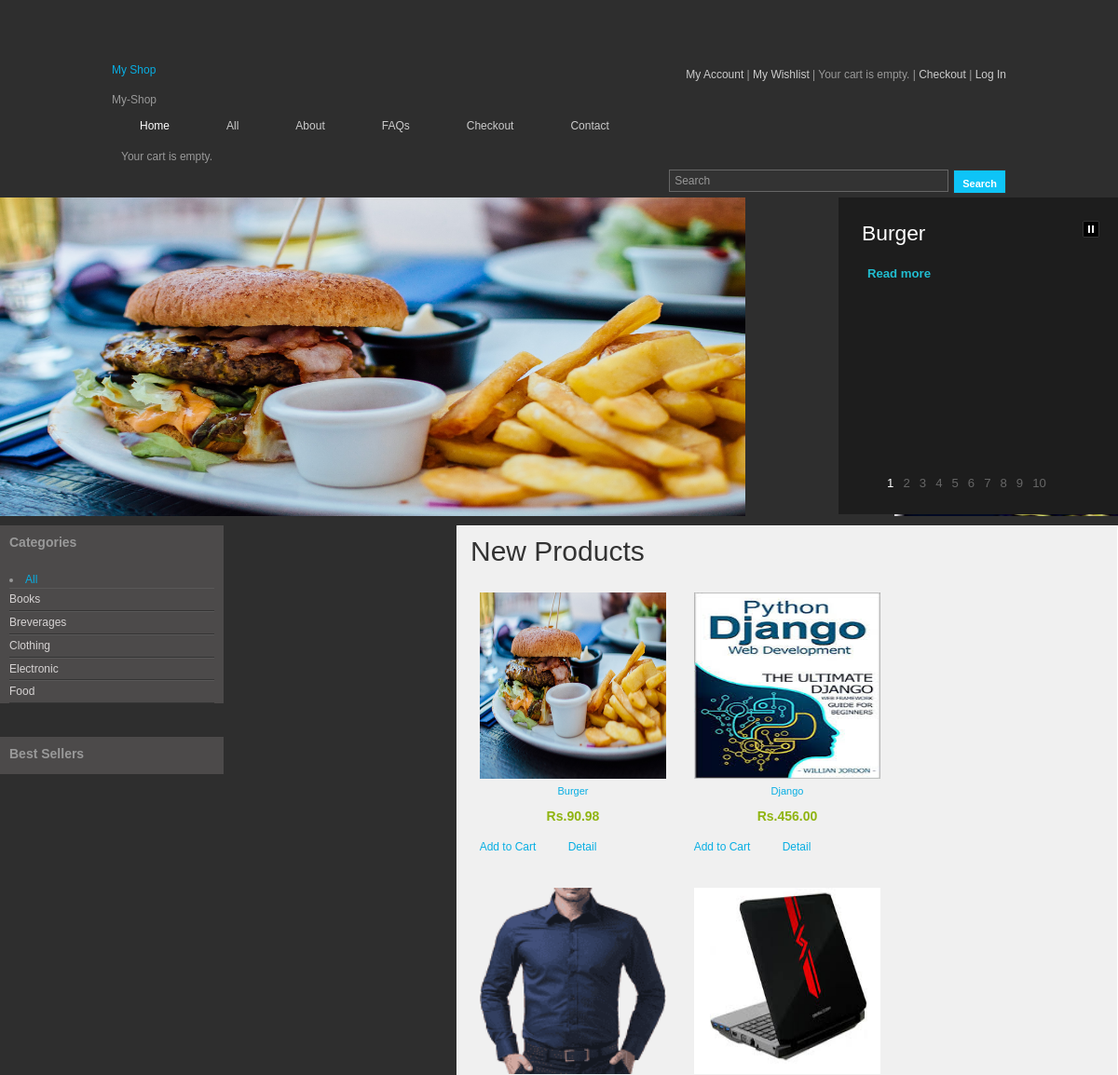
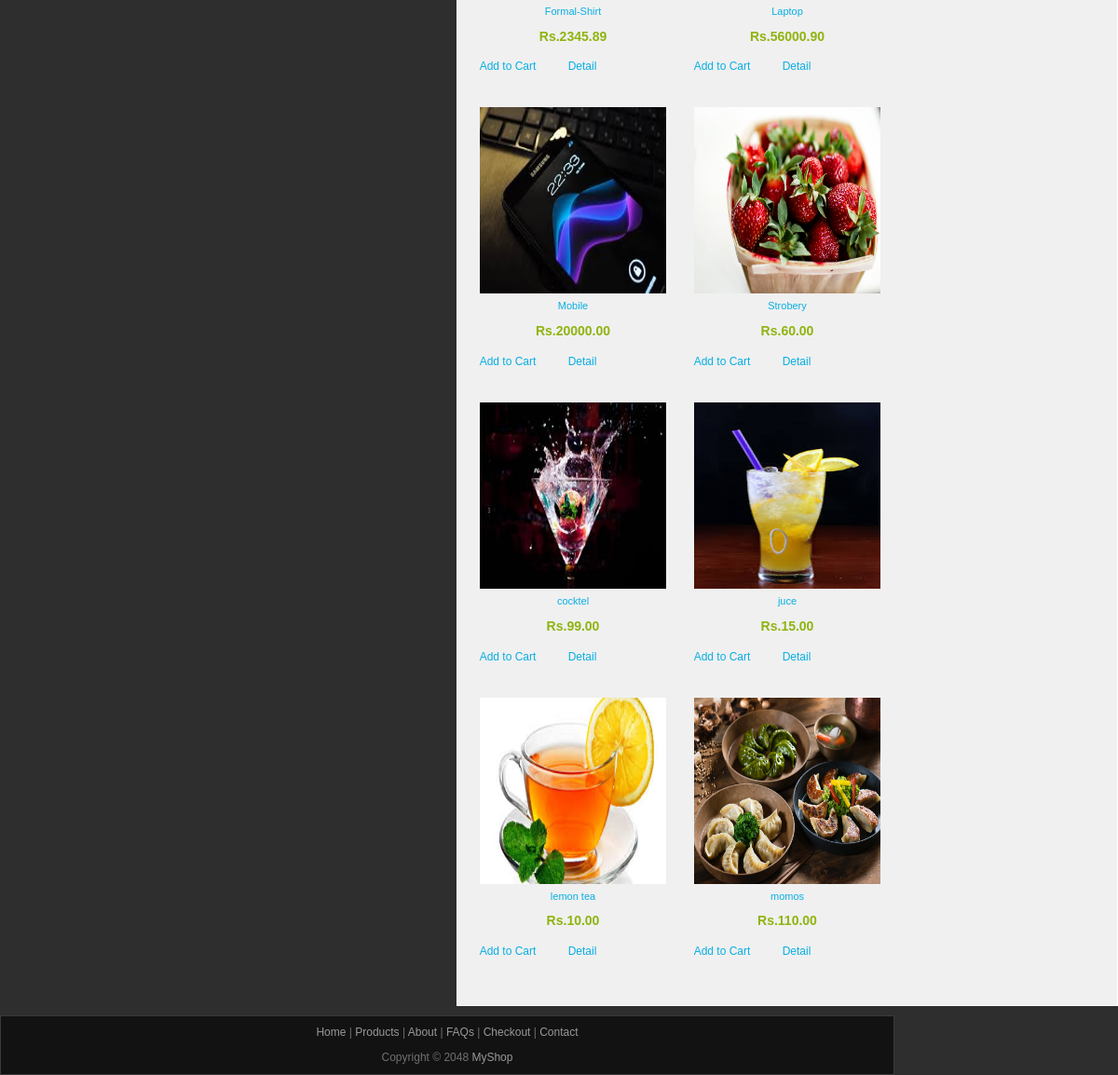
The page / on the database its author committed (2 pictures, top to bottom).
### shop/models.py (models this page shows, shortened)
class Product(models.Model):
    category=models.ForeignKey(Category,related_name='products',on_delete=models.CASCADE)
    name=models.CharField(max_length=200,db_index=True)
    slug=models.SlugField(max_length=200,db_index=True)
    image=models.ImageField(upload_to='products/%y/%m/%d',blank=True)
    description=models.TextField(blank=True)
    price=models.DecimalField(max_digits=10,decimal_places=2)
    available=models.BooleanField(default=True)
    created=models.DateTimeField(auto_now_add=True)
    updated=models.DateTimeField(auto_now=True)
    class Meta:
        ordering=('name',)
        index_together=(('id','slug'),)
    def get_absolute_url(self):
        return reverse('shop:product_detail',args=[self.id,self.slug])

class Category(models.Model):
    name=models.CharField(max_length=200,db_index=True)
    slug=models.SlugField(max_length=200,unique=True)
    class Meta:
        ordering=('name',)
        verbose_name='category'
        verbose_name_plural='categories'
    def get_absolute_url(self):
        return reverse('shop:product_list_by_category',args=[self.slug])

### shop/views.py (the view)
# urls.py: path('',views.product_list,name='product_list'),
def product_list(request,category_slug=None):
    category = None
    categories = Category.objects.all()
    products = Product.objects.filter(available=True)
    if category_slug:
        category = get_object_or_404(Category, slug = category_slug )
        products = products.filter(category = category)
    return render(request,'shop/product/list.html',{'category' : category , 'categories': categories, 'products':products})

### cart/cart.py (called while the page is built)
    def __len__(self):
        return sum(item['quantity'] for item in self.cart.values())

### cart/context_processors.py (called while the page is built)
def cart(request):
    return {'cart': Cart(request)}

### shop/templates/shop/product/list.html (shortened to what this page needs)
{% extends "shop/base.html" %}
{% load static %}
{% block content %}
    <div id="templatemo_middle" class="carousel">
	<div class="panel">
				<div class="details_wrapper">
					<div class="details">
					{% for product in products %}
						<div class="detail">
							<h2><a href="{{ product.get_absolute_url }}">{{ product.name }}</a></h2>
							<a href="{{ product.get_absolute_url }}" title="Read more" class="more">Read more</a>
						</div>
					{% endfor %}
					</div>
				</div>
				<div class="paging">
					<div id="numbers"></div>
					<a href="javascript:void(0);" class="previous" title="Previous" >Previous</a>
					<a href="javascript:void(0);" class="next" title="Next">Next</a>
				</div>
				<a href="javascript:void(0);" class="pause" title="Turn off autoplay">Pause</a>
			</div>
			<div class="backgrounds">
				{% for product in products %}
				<div class="item item_1">
					<img src="{{ product.image.url }}" alt="Slider 01" width=800 height=400/><br>
				</div>
				{% endfor %}
			</div>
	</div>
<div id="templatemo_main">
   		<div id="sidebar" class="float_l">
        	<div class="sidebar_box"><span class="bottom"></span>
            	<h3>Categories</h3>
                <div class="content">
	<li {% if not category %}class="selected"{% endif %}><a href="{% url "shop:product_list" %}">All</a>
                	<ul class="sidebar_list">
		{% for c in categories %}
                        <li {% if category.slug == c.slug %}class="selected"{% endif %}>
                         <a href="{{ c.get_absolute_url }}">{{ c.name }}</a>
                          </li>
	{% endfor %}
                    </ul>
</li>
                </div>
            </div>
<div class="sidebar_box"><span class="bottom"></span>
            	<h3>Best Sellers </h3>
            </div>
        </div>
           <div id="content" class="float_r">
        	<h1>New Products</h1>
{% for product in products %}
            <div class="product_box">
            	<a href="{{ product.get_absolute_url }}">
<img src="{{ product.image.url }}"   width=200 height=200/>
                <h3><a href="{{ product.get_absolute_url }}">{{ product.name }}</a></h3>
                <p class="product_price">Rs.{{ product.price }} </p>
                <a href="{{ product.get_absolute_url }}" class="detail">Add to Cart</a>
                <a href="{{ product.get_absolute_url }}" class="detail">Detail</a>
            </div>
{% endfor %}
 </div>
    </div>
{% endblock %}

### shop/templates/shop/base.html (shortened to what this page needs)
﻿{% load static %}
<!DOCTYPE html PUBLIC "-//W3C//DTD XHTML 1.0 Transitional//EN" "http://www.w3.org/TR/xhtml1/DTD/xhtml1-transitional.dtd">
<html xmlns="http://www.w3.org/1999/xhtml">
<head>
<link href="{% static 'css/templatemo_style.css' %}" rel="stylesheet" type="text/css" />
<link rel="stylesheet" type="text/css" href="{% static 'css/ddsmoothmenu.css' %}" />
<link rel="stylesheet" type="text/css" media="all" href="{% static "css/jquery.dualSlider.0.2.css" %}" />
</head>
<body>
<div id="templatemo_wrapper">
	<div id="templatemo_header">
    	<div id="site_title">
        	<h1style="color:fff;" ><a href="{{ product.category.get_absolute_url }}" >My Shop</a></h1>
        </div>
        <div id="header_right">
	        <a href="#">My Account</a> | <a href="#">My Wishlist</a> | {% with total_items=cart|length %}
{% if cart|length > 0 %}
Your cart:
<a href="{% url "cart:cart_detail" %}">
 item{{ total_items|pluralize }}
</a>
{% else %}
Your cart is empty.
{% endif %}
{% endwith %} | <a href="#">Checkout</a> | <a href="#">Log In</a>
		</div>
    </div>
    {% if category %}{{ category.name }}{% else %}My-Shop{% endif %}
    <div id="templatemo_menu">
    	<div id="top_nav" class="ddsmoothmenu">
            <ul>
                <li><a href="{{ product.category.get_absolute_url }}" class="selected">Home</a></li>
                <li {% if not category %}class="selected"{% endif %}><a href="{% url "shop:product_list" %}">All</a>
                </li>
                <li><a href="about/">About</a>
                </li>
                <li><a href="faqs/">FAQs</a></li>
                <li><a href="check/">Checkout</a></li>
                <li><a href="contact/">Contact</a></li>
            </ul>
            <br style="clear: left" />
        </div>
        <div id="menu_second_bar">
        	{% with total_items=cart|length %}
{% if cart|length > 0 %}
Your cart:
<a href="{% url "cart:cart_detail" %}">
{{ total_items }} item{{ total_items|pluralize }}
</a>
{% else %}
Your cart is empty.
{% endif %}
{% endwith %}
            </div>
        	<div id="templatemo_search">
                <form action="#" method="get">
                  <input type="text" value="Search" name="keyword" id="keyword" title="keyword" onfocus="clearText(this)" onblur="clearText(this)" class="txt_field" />
                  <input type="submit" name="Search" value=" Search " alt="Search" id="searchbutton" title="Search" class="sub_btn"  />
                </form>
            </div>
    	</div>
    </div>
{% block content %}
{% endblock %}
    <div id="templatemo_footer">
    	<p>
			<a href="{{ product.category.get_absolute_url }}">Home</a> | <a href="products.html">Products</a> | <a href="about.html">About</a> | <a href="faqs.html">FAQs</a> | <a href="checkout.html">Checkout</a> | <a href="contact.html">Contact</a>
		</p>
    	Copyright © 2048 <a href="#">MyShop</a>
    </div>
</body>
</html>

### static/css/templatemo_style.css (style rules this page uses)
a, a:link, a:visited { color: #08aee3; font-weight: normal; text-decoration: none; }
p { margin: 0 0 10px 0; padding: 0; }
img { border: none; }
h1, h2, h3, h4, h5, h6 { color: #333; font-weight: normal; }
h1 { font-size: 30px; margin: 0 0 30px; padding: 5px 0; }
h2 { font-size: 26px; margin: 0 0 25px; padding: 5px 0; }
h3 { font-size: 20px; margin: 0 0 20px; padding: 0; }
.float_l { float: left }
.float_r { float: right }
#templatemo_wrapper { width: 960px; margin: 0 auto; padding: 0 10px 10px; }
#templatemo_header { width: 100%; padding: 50px 0 10px; }
#templatemo_main { width: 100%; margin-bottom: 10px; }
#content { width: 680px; background: #f0f0f0; border: 1px solid #fff; padding: 14px; }
#sidebar { width: 240px }
#templatemo_footer { width: 920px; text-align: center; padding: 9px 19px; background: #121212; border: 1px solid #3a3a3a }
#site_title { float: left; }
#header_right { float: right; margin-top: 5px; }
#header_right a { color: #ccc; }
#menu_second_bar { padding: 5px 10px; }
#templatemo_search { float: right; }
#templatemo_search form { margin: 0; padding: 0; }
#templatemo_search .txt_field { float: left; display: block; margin-right: 5px; height: 24px; line-height: 24px; width: 300px; color: #999; font-size: 12px; padding: 0 5px; font-variant: normal; border: 1px solid #666; background: #333; }
#templatemo_search .sub_btn { float: right; display: block; color: #fff; height: 26px; font-size: 11px; font-weight: 700; line-height: 26px; cursor: pointer; border: 1px solid #333; background: #0ec4f7; }
.sidebar_box { position: relative; background: #4c4a4a; margin-bottom: 36px; }
#sidebar .sidebar_box .content { padding: 10px 10px 0; }
#sidebar .sidebar_list { margin: 0; padding: 0; list-style: none; }
#sidebar .sidebar_list li { display: block; margin: 0; padding: 3px 0; border-top: 1px solid #595858; border-bottom: 1px solid #343434; }
#sidebar .sidebar_list li a { color: #d6d3d3; }
.product_box { float: left; width: 220px; text-align: center; margin: 0 10px 30px 0; }
.product_box img { margin-bottom: 5px; }
.product_box h3 { font-size: 11px; color: #000; font-weight: 700; margin-bottom: 10px; }
.product_box .product_price { color: #8fb410; font-size: 14px; font-weight: 700 }
#templatemo_footer { color: #707070; }
#templatemo_footer a { color: #999; }

### static/css/ddsmoothmenu.css (style rules this page uses)
.ddsmoothmenu ul { z-index:100; margin: 0; padding: 0; list-style-type: none; }
.ddsmoothmenu ul li { position: relative; display: inline; float: left; }

### rows shown on the page
Product: name "Burger", image (picture), price "90.98"
Category: name "Books"
Category: name "Breverages"
Category: name "Clothing"
Category: name "Electronic"
Category: name "Food"
Product: image (picture), name "Django", price "456.00"
Product: image (picture), name "Formal-Shirt", price "2345.89"
Product: image (picture), name "Laptop", price "56000.90"
Product: image (picture), name "Mobile", price "20000.00"
Product: image (picture), name "Strobery", price "60.00"
Product: image (picture), name "cocktel", price "99.00"
Product: image (picture), name "juce", price "15.00"
Product: image (picture), name "lemon tea", price "10.00"
Product: image (picture), name "momos", price "110.00"
